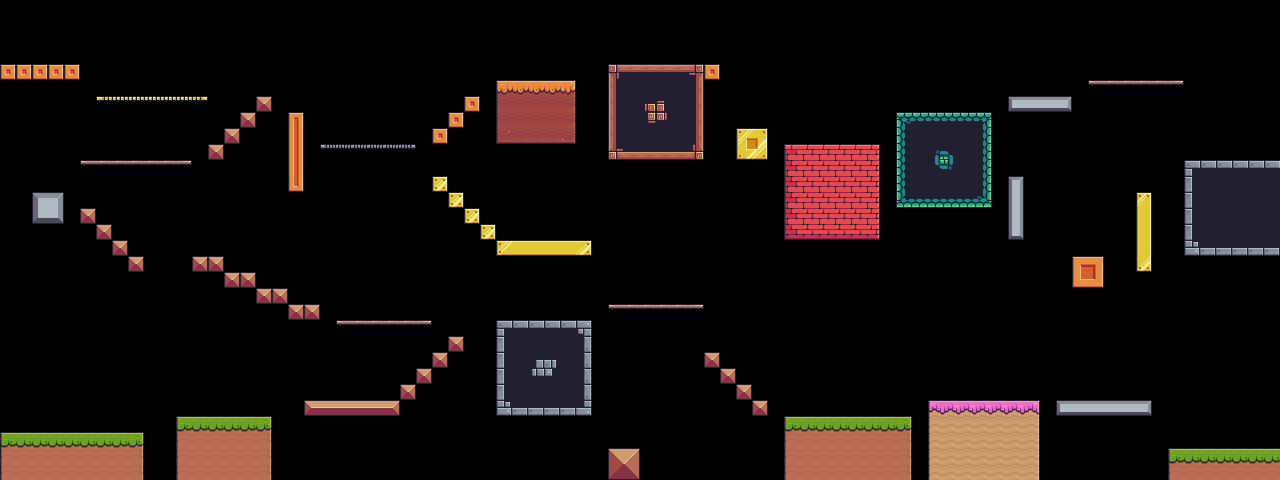

A 2D game scene composited from a Tiled map and its tileset images. What follows is a short description and the map's XML, with every tile layer's data as written:
An orthogonal 80x30 tile map with 16x16 px tiles, 1 tile layer (map), 2 tilesets and 28 objects.

<map version="1.10" tiledversion="1.11.2" orientation="orthogonal" renderorder="right-down" width="80" height="30" tilewidth="16" tileheight="16" infinite="0" nextlayerid="3" nextobjectid="32">
 <tileset firstgid="1" source="../object.tsx" />
 <tileset firstgid="3" source="../tileset/terrain.tsx" />
 <layer id="1" name="map" width="80" height="30">
  <data encoding="csv">
0,0,0,0,0,0,0,0,0,0,0,0,0,0,0,0,0,0,0,0,0,0,0,0,0,0,0,0,0,0,0,0,0,0,0,0,0,0,0,0,0,0,0,0,0,0,0,0,0,0,0,0,0,0,0,0,0,0,0,0,0,0,0,0,0,0,0,0,0,0,0,0,0,0,0,0,0,0,0,0,
0,0,0,0,0,0,0,0,0,0,0,0,0,0,0,0,0,0,0,0,0,0,0,0,0,0,0,0,0,0,0,0,0,0,0,0,0,0,0,0,0,0,0,0,0,0,0,0,0,0,0,0,0,0,0,0,0,0,0,0,0,0,0,0,0,0,0,0,0,0,0,0,0,0,0,0,0,0,0,0,
0,0,0,0,0,0,0,0,0,0,0,0,0,0,0,0,0,0,0,0,0,0,0,0,0,0,0,0,0,0,0,0,0,0,0,0,0,0,0,0,0,0,0,0,0,0,0,0,0,0,0,0,0,0,0,0,0,0,0,0,0,0,0,0,0,0,0,0,0,0,0,0,0,0,0,0,0,0,0,0,
0,0,0,0,0,0,0,0,0,0,0,0,0,0,0,0,0,0,0,0,0,0,0,0,0,0,0,0,0,0,0,0,0,0,0,0,0,0,0,0,0,0,0,0,0,0,0,0,0,0,0,0,0,0,0,0,0,0,0,0,0,0,0,0,0,0,0,0,0,0,0,0,0,0,0,0,0,0,0,0,
213,213,213,213,213,0,0,0,0,0,0,0,0,0,0,0,0,0,0,0,0,0,0,0,0,0,0,0,0,0,0,0,0,0,0,0,0,0,91,92,92,92,92,93,213,0,0,0,0,0,0,0,0,0,0,0,0,0,0,0,0,0,0,0,0,0,0,0,0,0,0,0,0,0,0,0,0,0,0,0,
0,0,0,0,0,0,0,0,0,0,0,0,0,0,0,0,0,0,0,0,0,0,0,0,0,0,0,0,0,0,0,97,98,98,98,99,0,0,113,114,114,114,114,115,0,0,0,0,0,0,0,0,0,0,0,0,0,0,0,0,0,0,0,0,0,0,0,0,42,43,43,43,43,44,0,0,0,0,0,0,
0,0,0,0,0,0,20,21,21,21,21,21,22,0,0,0,37,0,0,0,0,0,0,0,0,0,0,0,0,213,0,119,120,120,120,121,0,0,113,114,94,95,114,115,0,0,0,0,0,0,0,0,0,0,0,0,0,0,0,0,0,0,0,103,104,104,105,0,0,0,0,0,0,0,0,0,0,0,0,0,
0,0,0,0,0,0,0,0,0,0,0,0,0,0,0,37,0,0,194,0,0,0,0,0,0,0,0,0,213,0,0,119,120,120,120,121,0,0,113,114,116,117,114,115,0,0,0,0,0,0,0,0,0,0,0,0,179,180,180,180,180,181,0,0,0,0,0,0,0,0,0,0,0,0,0,0,0,0,0,0,
0,0,0,0,0,0,0,0,0,0,0,0,0,0,37,0,0,0,216,0,0,0,0,0,0,0,0,213,0,0,0,141,142,142,142,143,0,0,113,114,114,114,114,115,0,0,219,220,0,0,0,0,0,0,0,0,201,202,202,202,202,203,0,0,0,0,0,0,0,0,0,0,0,0,0,0,0,0,0,0,
0,0,0,0,0,0,0,0,0,0,0,0,0,37,0,0,0,0,216,0,64,65,65,65,65,66,0,0,0,0,0,0,0,0,0,0,0,0,135,136,136,136,136,137,0,0,241,242,0,108,109,109,109,109,110,0,201,202,182,183,202,203,0,0,0,0,0,0,0,0,0,0,0,0,0,0,0,0,0,0,
0,0,0,0,0,42,43,43,43,43,43,44,0,0,0,0,0,0,216,0,0,0,0,0,0,0,0,0,0,0,0,0,0,0,0,0,0,0,0,0,0,0,0,0,0,0,0,0,0,130,131,131,131,131,132,0,201,202,204,205,202,203,0,0,0,0,0,0,0,0,0,0,0,0,3,4,4,4,4,4,
0,0,0,0,0,0,0,0,0,0,0,0,0,0,0,0,0,0,238,0,0,0,0,0,0,0,0,218,0,0,0,0,0,0,0,0,0,0,0,0,0,0,0,0,0,0,0,0,0,130,131,131,131,131,132,0,201,202,202,202,202,203,0,106,0,0,0,0,0,0,0,0,0,0,25,26,26,26,26,26,
0,0,126,127,0,0,0,0,0,0,0,0,0,0,0,0,0,0,0,0,0,0,0,0,0,0,0,0,218,0,0,0,0,0,0,0,0,0,0,0,0,0,0,0,0,0,0,0,0,130,131,131,131,131,132,0,223,224,224,224,224,225,0,128,0,0,0,0,0,0,0,199,0,0,25,26,26,26,26,26,
0,0,148,149,0,37,0,0,0,0,0,0,0,0,0,0,0,0,0,0,0,0,0,0,0,0,0,0,0,218,0,0,0,0,0,0,0,0,0,0,0,0,0,0,0,0,0,0,0,130,131,131,131,131,132,0,0,0,0,0,0,0,0,128,0,0,0,0,0,0,0,221,0,0,25,26,26,26,26,26,
0,0,0,0,0,0,37,0,0,0,0,0,0,0,0,0,0,0,0,0,0,0,0,0,0,0,0,0,0,0,218,0,0,0,0,0,0,0,0,0,0,0,0,0,0,0,0,0,0,152,153,153,153,153,154,0,0,0,0,0,0,0,0,150,0,0,0,0,0,0,0,221,0,0,25,26,26,26,26,26,
0,0,0,0,0,0,0,37,0,0,0,0,0,0,0,0,0,0,0,0,0,0,0,0,0,0,0,0,0,0,0,196,197,197,197,197,198,0,0,0,0,0,0,0,0,0,0,0,0,0,0,0,0,0,0,0,0,0,0,0,0,0,0,0,0,0,0,0,0,0,0,221,0,0,47,48,48,48,48,48,
0,0,0,0,0,0,0,0,37,0,0,0,37,37,0,0,0,0,0,0,0,0,0,0,0,0,0,0,0,0,0,0,0,0,0,0,0,0,0,0,0,0,0,0,0,0,0,0,0,0,0,0,0,0,0,0,0,0,0,0,0,0,0,0,0,0,0,214,215,0,0,243,0,0,0,0,0,0,0,0,
0,0,0,0,0,0,0,0,0,0,0,0,0,0,37,37,0,0,0,0,0,0,0,0,0,0,0,0,0,0,0,0,0,0,0,0,0,0,0,0,0,0,0,0,0,0,0,0,0,0,0,0,0,0,0,0,0,0,0,0,0,0,0,0,0,0,0,236,237,0,0,0,0,0,0,0,0,0,0,0,
0,0,0,0,0,0,0,0,0,0,0,0,0,0,0,0,37,37,0,0,0,0,0,0,0,0,0,0,0,0,0,0,0,0,0,0,0,0,0,0,0,0,0,0,0,0,0,0,0,0,0,0,0,0,0,0,0,0,0,0,0,0,0,0,0,0,0,0,0,0,0,0,0,0,0,0,0,0,0,0,
0,0,0,0,0,0,0,0,0,0,0,0,0,0,0,0,0,0,37,37,0,0,0,0,0,0,0,0,0,0,0,0,0,0,0,0,0,0,42,43,43,43,43,44,0,0,0,0,0,0,0,0,0,0,0,0,0,0,0,0,0,0,0,0,0,0,0,0,0,0,0,0,0,0,0,0,0,0,0,0,
0,0,0,0,0,0,0,0,0,0,0,0,0,0,0,0,0,0,0,0,0,42,43,43,43,43,44,0,0,0,0,3,4,4,4,4,5,0,0,0,0,0,0,0,0,0,0,0,0,0,0,0,0,0,0,0,0,0,0,0,0,0,0,0,0,0,0,0,0,0,0,0,0,0,0,0,0,0,0,0,
0,0,0,0,0,0,0,0,0,0,0,0,0,0,0,0,0,0,0,0,0,0,0,0,0,0,0,0,37,0,0,25,26,26,26,26,27,0,0,0,0,0,0,0,0,0,0,0,0,0,0,0,0,0,0,0,0,0,0,0,0,0,0,0,0,0,0,0,0,0,0,0,0,0,0,0,0,0,0,0,
0,0,0,0,0,0,0,0,0,0,0,0,0,0,0,0,0,0,0,0,0,0,0,0,0,0,0,37,0,0,0,25,26,6,7,26,27,0,0,0,0,0,0,0,37,0,0,0,0,0,0,0,0,0,0,0,0,0,0,0,0,0,0,0,0,0,0,0,0,0,0,0,0,0,0,0,0,0,0,0,
0,0,0,0,0,0,0,0,0,0,0,0,0,0,0,0,0,0,0,0,0,0,0,0,0,0,37,0,0,0,0,25,26,28,29,26,27,0,0,0,0,0,0,0,0,37,0,0,0,0,0,0,0,0,0,0,0,0,0,0,0,0,0,0,0,0,0,0,0,0,0,0,0,0,0,0,0,0,0,0,
0,0,0,0,0,0,0,0,0,0,0,0,0,0,0,0,0,0,0,0,0,0,0,0,0,37,0,0,0,0,0,25,26,26,26,26,27,0,0,0,0,0,0,0,0,0,37,0,0,0,0,0,0,0,0,0,0,0,0,0,0,0,0,0,0,0,0,0,0,0,0,0,0,0,0,0,0,0,0,0,
0,0,0,0,0,0,0,0,0,0,0,0,0,0,0,0,0,0,0,15,16,16,16,16,17,0,0,0,0,0,0,47,48,48,48,48,49,0,0,0,0,0,0,0,0,0,0,37,0,0,0,0,0,0,0,0,0,0,185,186,186,186,186,186,187,0,103,104,104,104,104,105,0,0,0,0,0,0,0,0,
0,0,0,0,0,0,0,0,0,0,0,9,10,10,10,10,11,0,0,0,0,0,0,0,0,0,0,0,0,0,0,0,0,0,0,0,0,0,0,0,0,0,0,0,0,0,0,0,0,9,10,10,10,10,10,10,11,0,207,208,208,208,208,208,209,0,0,0,0,0,0,0,0,0,0,0,0,0,0,0,
9,10,10,10,10,10,10,10,11,0,0,31,32,32,32,32,33,0,0,0,0,0,0,0,0,0,0,0,0,0,0,0,0,0,0,0,0,0,0,0,0,0,0,0,0,0,0,0,0,31,32,32,32,32,32,32,33,0,207,208,208,208,208,208,209,0,0,0,0,0,0,0,0,0,0,0,0,0,0,0,
31,32,32,32,32,32,32,32,33,0,0,31,32,32,32,32,33,0,0,0,0,0,0,0,0,0,0,0,0,0,0,0,0,0,0,0,0,0,38,39,0,0,0,0,0,0,0,0,0,31,32,32,32,32,32,32,33,0,207,208,208,208,208,208,209,0,0,0,0,0,0,0,0,9,10,10,10,10,10,10,
31,32,32,32,32,32,32,32,33,0,0,31,32,32,32,32,33,0,0,0,0,0,0,0,0,0,0,0,0,0,0,0,0,0,0,0,0,0,60,61,0,0,0,0,0,0,0,0,0,31,32,32,32,32,32,32,33,0,207,208,208,208,208,208,209,0,0,0,0,0,0,0,0,31,32,32,32,32,32,32
</data>
 </layer>
 <objectgroup id="2" name="object">
  <object id="1" gid="2" x="64" y="432" width="16" height="20" />
  <object id="2" gid="1" x="208" y="400" width="16" height="16" />
  <object id="3" gid="1" x="368" y="384" width="16" height="16" />
  <object id="4" gid="1" x="448" y="320" width="16" height="16" />
  <object id="5" gid="1" x="368" y="304" width="16" height="16" />
  <object id="6" gid="1" x="256" y="256" width="16" height="16" />
  <object id="7" gid="1" x="208" y="240" width="16" height="16" />
  <object id="8" gid="1" x="112" y="208" width="16" height="16" />
  <object id="9" gid="1" x="48" y="160" width="16" height="16" />
  <object id="10" gid="1" x="144" y="144" width="16" height="16" />
  <object id="11" gid="1" x="224" y="80" width="16" height="16" />
  <object id="12" gid="1" x="288" y="96" width="16" height="16" />
  <object id="13" gid="1" x="368" y="128" width="16" height="16" />
  <object id="14" gid="1" x="464" y="80" width="16" height="16" />
  <object id="15" gid="1" x="544" y="64" width="16" height="16" />
  <object id="16" gid="1" x="656" y="48" width="16" height="16" />
  <object id="17" gid="1" x="736" y="112" width="16" height="16" />
  <object id="18" gid="1" x="832" y="112" width="16" height="16" />
  <object id="19" gid="1" x="928" y="80" width="16" height="16" />
  <object id="20" gid="1" x="1040" y="80" width="16" height="16" />
  <object id="21" gid="1" x="1136" y="48" width="16" height="16" />
  <object id="22" gid="1" x="736" y="352" width="16" height="16" />
  <object id="23" gid="1" x="528" y="288" width="16" height="16" />
  <object id="24" gid="1" x="640" y="272" width="16" height="16" />
  <object id="25" gid="1" x="848" y="368" width="16" height="16" />
  <object id="26" gid="1" x="976" y="352" width="16" height="16" />
  <object id="27" gid="1" x="1088" y="352" width="16" height="16" />
  <object id="29" gid="1" x="1216" y="384" width="16" height="16" />
 </objectgroup>
</map>